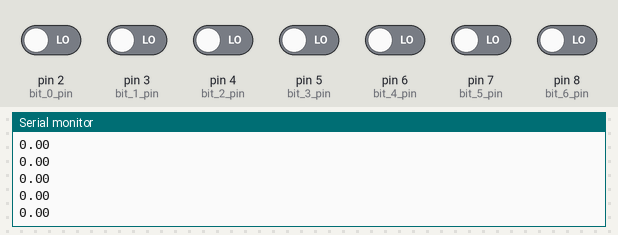
Simulated run of this sketch. Board: Arduino Uno, built with avr-gcc and run on an emulated ATmega328P. On the bench: the last lines printed to the serial monitor. The inputs (shaded band) are chosen by the test bench; at power-on: pin 2 (bit_0_pin), pin 3 (bit_1_pin), pin 4 (bit_2_pin), pin 5 (bit_3_pin), pin 6 (bit_4_pin), pin 7 (bit_5_pin), pin 8 (bit_6_pin) LOW.

Above: at 1.2 s.
1.3 s: pin 2 (bit_0_pin) driven HIGH
At 2.4 s:
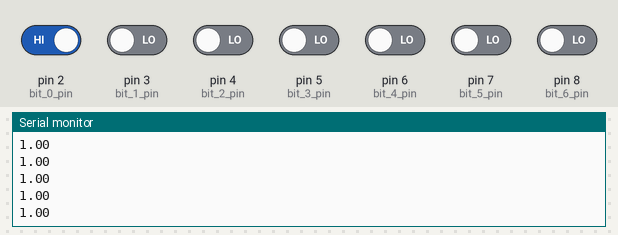
2.8 s: pin 3 (bit_1_pin) driven HIGH
At 3.8 s:
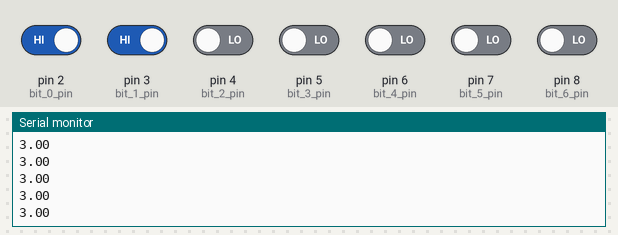
4.3 s: pin 4 (bit_2_pin) driven HIGH
At 4.9 s:
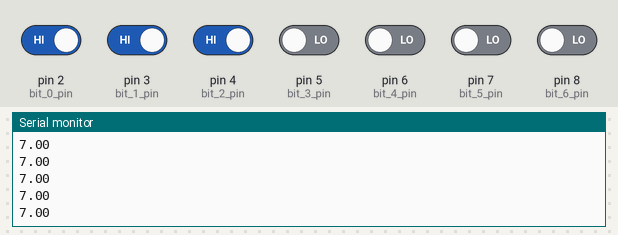
5.8 s: pin 5 (bit_3_pin) driven HIGH
At 6.6 s:
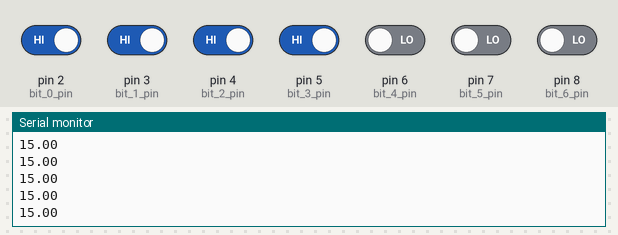
7.3 s: pin 6 (bit_4_pin) driven HIGH
At 7.8 s:
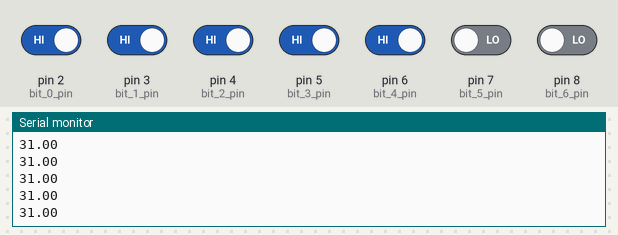
8.8 s: pin 7 (bit_5_pin) driven HIGH
At 9.5 s:
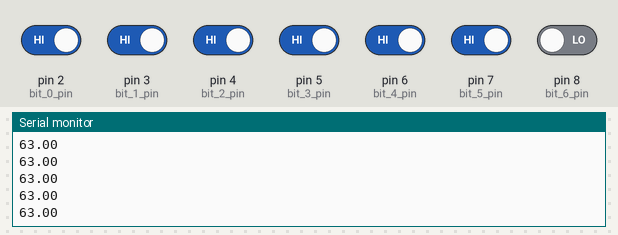
Timing chart, 0 to 11.3 s (numbered marks = the images above; inputs shaded):
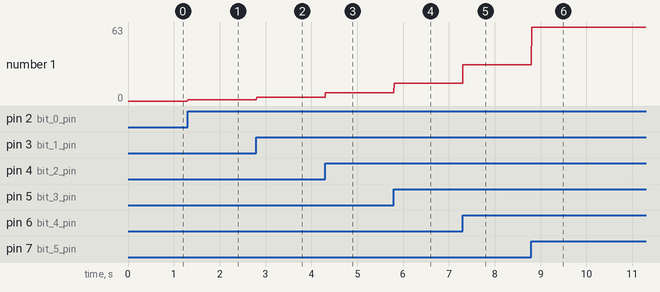

Measured:
- after the input at 1.3 s, the serial monitor: prints a new line at once (image 1)
- after the input at 2.8 s, the serial monitor: prints a new line at once (image 2)
- after the input at 4.3 s, the serial monitor: prints a new line at once (image 3)
- after the input at 5.8 s, the serial monitor: prints a new line at once (image 4)
- after the input at 7.3 s, the serial monitor: prints a new line at once (image 5)
- after the input at 8.8 s, the serial monitor: prints a new line at once (image 6)
- plotted number 1: 0 → 1 after the input at 1.3 s, 1 → 3 after the input at 2.8 s, 3 → 7 after the input at 4.3 s, 7 → 15 after the input at 5.8 s, 15 → 31 after the input at 7.3 s

The sketch:

test_of_pos_enc.ino
```cpp
int bit_0_pin = 2;
int bit_1_pin = 3;
int bit_2_pin = 4;
int bit_3_pin = 5;
int bit_4_pin = 6;
int bit_5_pin = 7;
int bit_6_pin = 8;

int bit_0 = 0;
int bit_1 = 0;
int bit_2 = 0;
int bit_3 = 0;
int bit_4 = 0;
int bit_5 = 0;
int bit_6 = 0;

float dec_number = 0;
float max = 127;
float min = -1;


void setup() {
  // put your setup code here, to run once:
  Serial.begin(9600);
  pinMode(bit_0_pin, INPUT);
  pinMode(bit_1_pin, INPUT);
  pinMode(bit_2_pin, INPUT);
  pinMode(bit_3_pin, INPUT);
  pinMode(bit_4_pin, INPUT);
  pinMode(bit_5_pin, INPUT);
  pinMode(bit_6_pin, INPUT);
}

void loop() {
  // put your main code here, to run repeatedly:

  bit_0 = digitalRead(bit_0_pin);
  bit_1 = digitalRead(bit_1_pin);
  bit_2 = digitalRead(bit_2_pin);
  bit_3 = digitalRead(bit_3_pin);
  bit_4 = digitalRead(bit_4_pin);
  bit_5 = digitalRead(bit_5_pin);
  bit_6 = digitalRead(bit_6_pin);

  dec_number = bit_0 * pow(2,0) + bit_1 * pow(2,1) + bit_2 * pow(2,2) + bit_3 * pow(2,3) + bit_4 * pow(2,4) + bit_5 * pow(2,5) + bit_6 * pow(2,6);
  if (dec_number > -1){
    Serial.println(dec_number);
  delay(010);
  }
}
```
